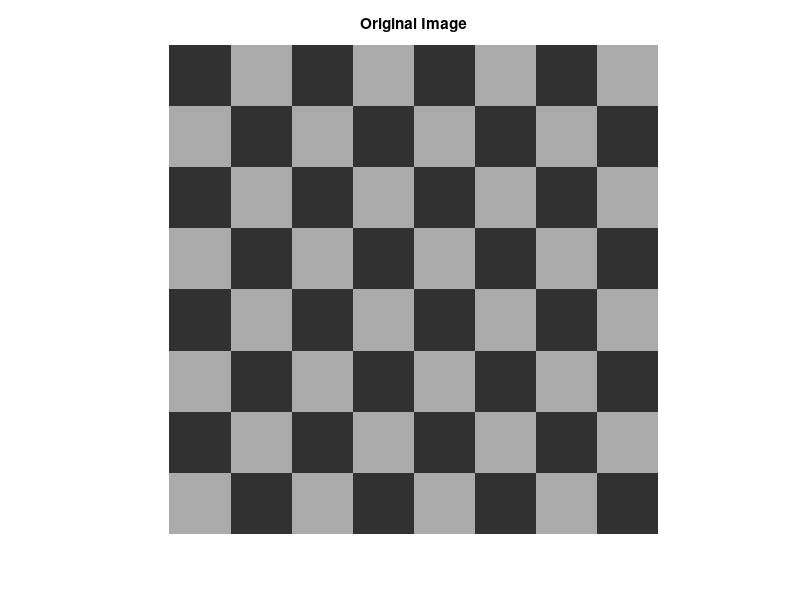

Reproduce this figure in MATLAB. (Note: this script raises an error after producing the figure.)
r = (checkerboard > 0.5);
[m,n] = size(r);
chess_image = uint8(zeros(size(r)));
for i=1:m,
  for j=1:n,
    if r(i,j)==1
      chess_image(i,j)=170;
     else
      chess_image(i,j)=50;
     endif
   endfor
endfor

imshow(chess_image);
title("Original Image");

figure;

[noisy_image, y] = gamma_noise(chess_image,0.5,20);
subplot(1,2,1);
imshow(noisy_image);
title("Gamma Noise");
subplot(1,2,2);
stem(0:255,y);

figure;

[noisy_image, y] = exponential_noise(chess_image,0.5,20);
subplot(1,2,1);
imshow(noisy_image);
title("Exponential Noise");
subplot(1,2,2);
stem(0:255,y);
